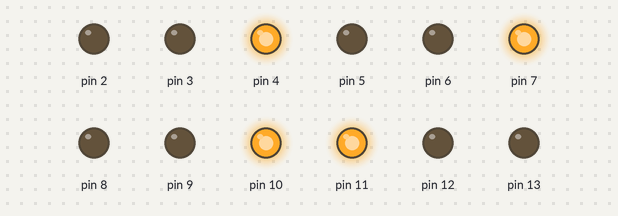
The sketch below on a simulated Arduino Uno, built with avr-gcc and run on an emulated ATmega328P. Parts: output pins drawn as LEDs (lit = HIGH).

Above: at 0.1 s.
At 8.1 s:
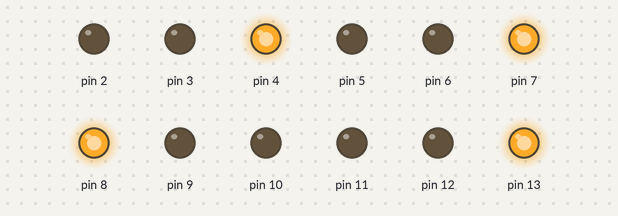
At 13.1 s:
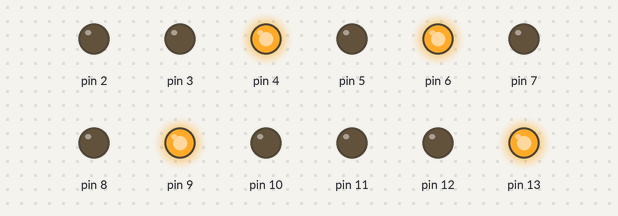
At 16.1 s:
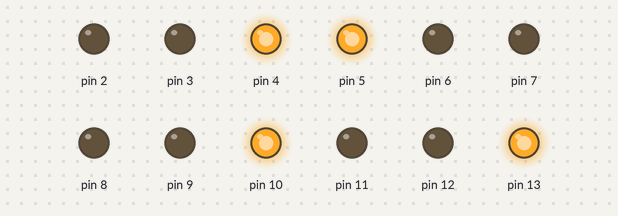
At 24.1 s:
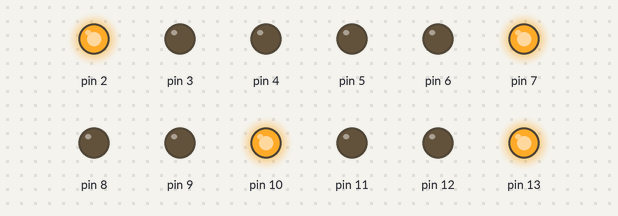
At 37.1 s:
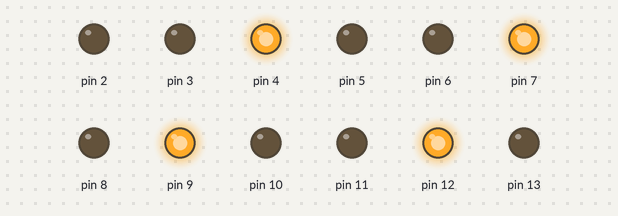
Timing chart, 0 to 38.6 s (numbered marks = the images above):
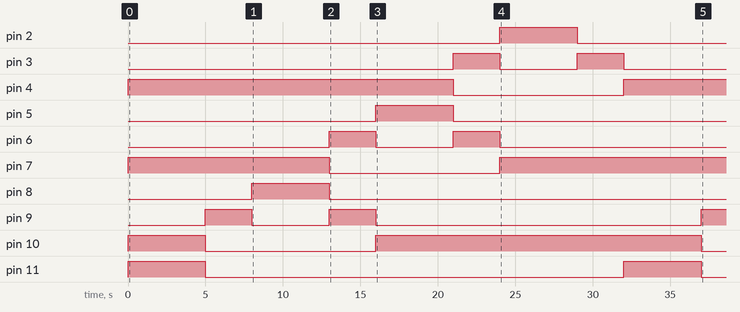

The sketch:

code.ino
```cpp
int r1 = 13;
int y1 = 12;
int g1 = 11;
int r2 = 10;
int y2 = 9;
int g2 = 8;
int r3 = 7;
int y3 = 6;
int g3 = 5;
int r4 = 4;
int y4 = 3;
int g4 = 2;

void setup()
{
  for(int i = 2; i<=13; i++) {
    pinMode(i, OUTPUT);
  }
}

void loop()
{
  direction(r1, y1, g1, r2, y2, g2, r3, y3, g3, r4, y4, g4);
  direction(r2, y2, g2, r3, y3, g3, r4, y4, g4, r1, y1, g1);
  direction(r3, y3, g3, r4, y4, g4, r1, y1, g1, r2, y2, g2);
  direction(r4, y4, g4, r1, y1, g1, r2, y2, g2, r3, y3, g3);
}

void direction(int a, int b, int c, int d, int e, int f, int g, int h, int i, int j, int k, int l)
{
  digitalWrite(a, LOW);
  digitalWrite(b, LOW);
  digitalWrite(c, HIGH);
  digitalWrite(d, HIGH);
  digitalWrite(e, LOW);
  digitalWrite(f, LOW);
  digitalWrite(g, HIGH);
  digitalWrite(h, LOW);
  digitalWrite(i, LOW);
  digitalWrite(j, HIGH);
  digitalWrite(k, LOW);
  digitalWrite(l, LOW);
  delay(5000);
  digitalWrite(c, LOW);
  digitalWrite(d,LOW);
  digitalWrite(b, HIGH);
  digitalWrite(e,HIGH);
  delay(3000);
}
```

Measured:
- by itself, pin 2: LOW → HIGH at 24.0 s, → LOW 5.0 s later
- by itself, pin 3: LOW → HIGH at 21.0 s, → LOW 3.0 s later, → HIGH 5.0 s later, → LOW 3.0 s later, … (4 changes in this stretch)
- by itself, pin 4: LOW → HIGH at 0.00 s, → LOW 21.0 s later, → HIGH 11.0 s later
- by itself, pin 5: LOW → HIGH at 16.0 s, → LOW 5.0 s later
- by itself, pin 6: alternates HIGH for 3.0 s and LOW for 5.0 s, 4 changes in all, then stays LOW
- by itself, pin 7: LOW → HIGH at 0.00 s, → LOW 13.0 s later, → HIGH 11.0 s later
- by itself, pin 8: LOW → HIGH at 8.0 s, → LOW 5.0 s later
- by itself, pin 9: goes HIGH 3.0 s, LOW 5.0 s, HIGH 3.0 s, LOW 21.0 s, then HIGH
